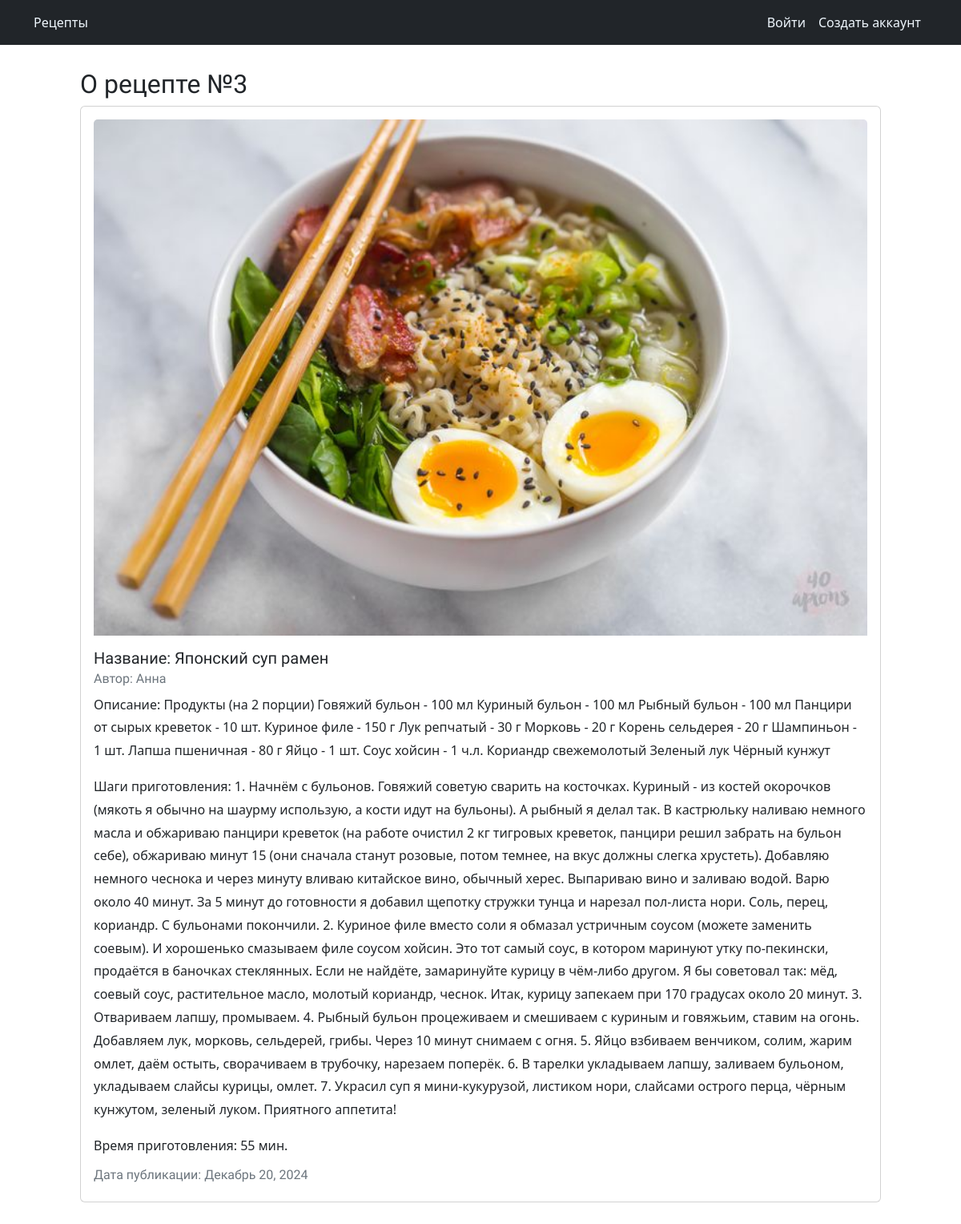
/recipe/3, run on the app's committed database.
### recipesapp/models.py (models this page shows, shortened)
class Recipe(models.Model):
    title = models.CharField(max_length=100)
    description = models.TextField()
    steps_cooking = models.TextField()
    time_for_cooking = models.IntegerField(default=10)
    photo = models.ImageField(upload_to="img/%Y/%m/%d/")
    author = models.ForeignKey(User, on_delete=models.CASCADE)
    created_at = models.DateTimeField(auto_now_add=True)
    updated_at = models.DateTimeField(auto_now=True)
    class Meta:
        verbose_name = 'Рецепты'
        verbose_name_plural = 'Рецепты'

### recipesapp/views.py (the view)
# urls.py: path('recipe/<int:pk>', RecipeDetailView.as_view(), name="recipes-detail"),
class RecipeDetailView(DetailView):
    model = models.Recipe

### recipesapp/templates/recipesapp/recipe_detail.html (shortened to what this page needs)
<!DOCTYPE html>
{% extends "base.html" %}
{% block content %}
<h2>О рецепте №{{object.id}}</h2>
<div class="card mb-3">
  <div class="card-body">
      {% if recipe.photo %}
        <p><img class="card-img-top" src="{{recipe.photo.url}}"></p>
      {% endif %}
    <h5 class="card-title">Название: {{ object.title }}</h5>
    <h6 class="card-subtitle mb-2 text-muted">Автор: {{ object.author }}</h6>
    <p class="card-text">Описание: {{ object.description }}</p>
    <p class="card-text">Шаги приготовления: {{ object.steps_cooking }}</p>
    <p class="card-text">Время приготовления: {{ object.time_for_cooking }} мин.</p>
    <h6 class="card-subtitle mb-2 text-muted">Дата публикации: {{ object.updated_at|date:"F d, Y" }}</h6>
  </div>
</div>
{% endblock content %}

### usersapp/static/css/base.css (style rules this page uses)
body { margin:0; padding:0; font-family:helvetica, sans-serif; }
p { line-height: 1.8; }
h1, h2, h3, h4, h5 , h6 { font-family: 'Muli', sans-serif; font-weight:normal; }
h2 { margin:30px 0 20px; }

### data on the page
Recipe: id "3", photo (picture), title "Японский суп рамен", author "Анна", description "Продукты (на 2 порции) Говяжий бульон - 100 мл Куриный бульон - 100 мл Рыбный бульон - 100 мл Панцири от сырых креветок - 10 шт. Куриное филе - 150 г Лук репчатый - 30 г Морковь - 20 г Корень сельдерея - 20 г Шампиньон - 1 шт. Лапша пшеничная - 80 г Яйцо - 1 шт. Соус хойсин - 1 ч.л. Кориандр свежемолотый Зеленый лук Чёрный кунжут", steps_cooking "1. Начнём с бульонов. Говяжий советую сварить на косточках. Куриный - из костей окорочков (мякоть я обычно на шаурму использую, а кости идут на бульоны). А рыбный я делал так. В кастрюльку наливаю немного масла и обжариваю панцири креветок (на работе очистил 2 кг тигровых креветок, панцири решил забрать на бульон себе), обжариваю минут 15 (они сначала станут розовые, потом темнее, на вкус должны слегка хрустеть). Добавляю немного чеснока и через минуту вливаю китайское вино, обычный херес. Выпариваю вино и заливаю водой. Варю около 40 минут. За 5 минут до готовности я добавил щепотку стружки тунца и нарезал пол-листа нори. Соль, перец, кориандр. С бульонами покончили. 2. Куриное филе вместо…", updated_at "Декабрь 20, 2024"

### other printed values
{{ object.time_for_cooking }} "55"
